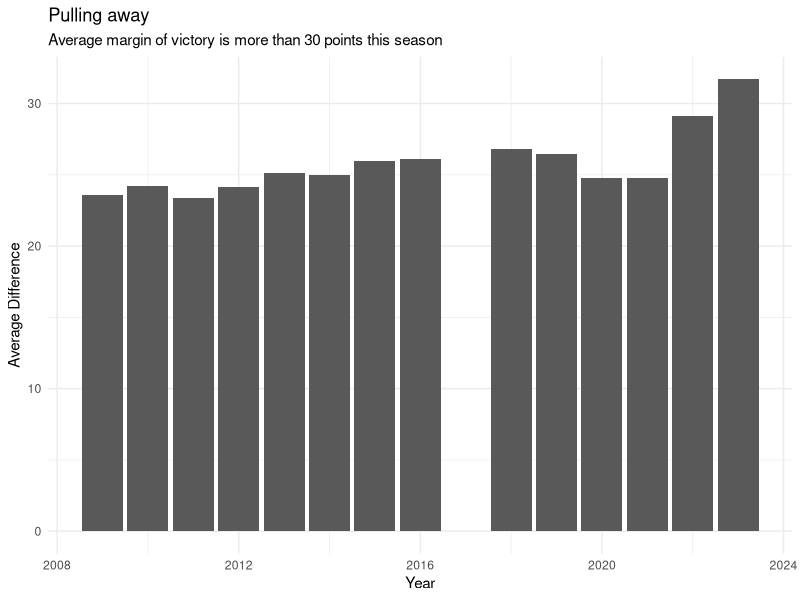
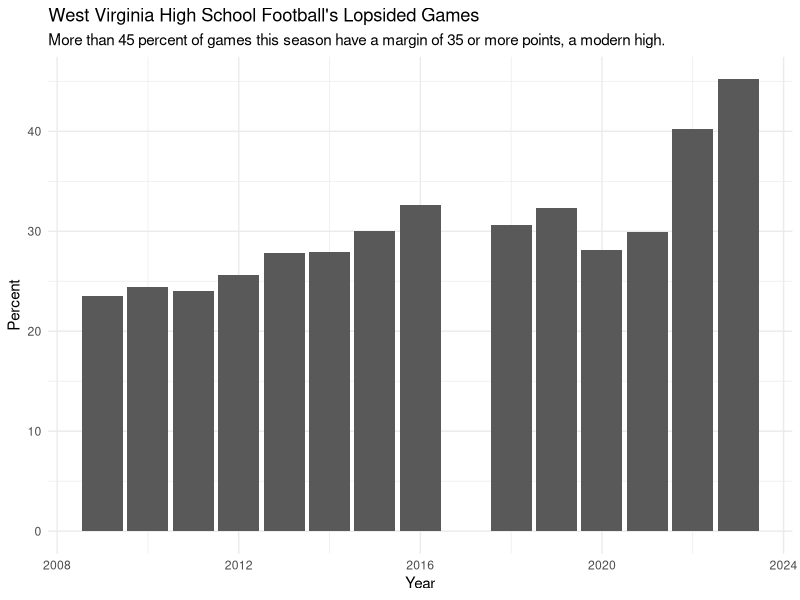

R code for these plots, in order:
## ---- chunk 1
library(tidyverse)
## ---- chunk 2
games <- read_csv("scores.csv")
wv_games <- games |> filter(home_team_state == 'WV', visiting_team_state == 'WV')
## ---- chunk 3
wv_by_year <- wv_games |> 
  group_by(year) |> 
  summarise(
    min_diff = min(differential),
    max_diff = max(differential),
    avg_diff = mean(differential),
    median_diff = median(differential)
  )
## ---- chunk 4
ggplot() + 
  geom_bar(data=wv_by_year, aes(x=year, weight=avg_diff)) +
  labs(
    title="Pulling away", 
    subtitle = "Average margin of victory is more than 30 points this season",
    x="Year", 
    y="Average Difference"
) + theme_minimal()
## ---- chunk 5
all_games <- wv_games |> 
  group_by(year) |> 
  summarise(all_games = n())

thirtyfive_plus <- wv_games |> 
  filter(differential >= 35) |> 
  group_by(year) |> 
  summarise(thirtyfive_plus_games = n())

thirtyfive_with_pct <- all_games |> 
  inner_join(thirtyfive_plus) |> 
  mutate(pct = thirtyfive_plus_games/all_games *100) |> 
  arrange(desc(pct))

all_games |> 
  inner_join(thirtyfive_plus) |> 
  mutate(pct = thirtyfive_plus_games/all_games *100) |> 
  arrange(desc(pct))
## ---- chunk 6
ggplot() + 
  geom_bar(data=thirtyfive_with_pct, aes(x=year, weight=pct)) +
  labs(
    title="West Virginia High School Football's Lopsided Games", 
    subtitle = "More than 45 percent of games this season have a margin of 35 or more points, a modern high.",
    x="Year", 
    y="Percent"
) + theme_minimal()
## ---- chunk 7
home_margins <- wv_games |> 
  mutate(home_team_margin = home_team_score - visiting_team_score) |> 
  group_by(year, home_team) |> 
  summarize(home_games = n(), home_margin = sum(home_team_margin))
  

visiting_margins <- wv_games |> 
  mutate(visiting_team_margin = visiting_team_score - home_team_score) |> 
  group_by(year, visiting_team) |> 
  summarize(visiting_games = n(), visiting_margin = sum(visiting_team_margin))

team_margins <- home_margins |> left_join(visiting_margins, join_by(home_team == visiting_team, year == year)) |> 
  mutate(home_games = replace_na(home_games, 0)) |> 
  mutate(visiting_games = replace_na(visiting_games, 0)) |> 
  mutate(home_margin = replace_na(home_margin, 0)) |> 
  mutate(visiting_margin = replace_na(visiting_margin, 0)) |> 
  mutate(total_games = home_games + visiting_games, total_margin = home_margin + visiting_margin) |>
  rename(team = home_team) |> 
  group_by(team, year) |> 
  summarize(avg_margin = total_margin/total_games) |> 
  arrange(desc(avg_margin))

## ---- chunk 8
team_margins |> 
  filter(avg_margin >= 35) |> 
  group_by(year) |> 
  summarise(teams = n()) |> 
  arrange(desc(teams))
## ---- chunk 9
team_margins |> 
  filter(avg_margin >= 35, year == 2023)
